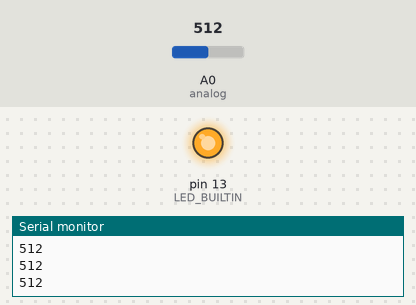
Recording of a sketch running on a simulated Arduino Uno, built with avr-gcc and run on an emulated ATmega328P. Parts: output pins drawn as LEDs (lit = HIGH), the last lines printed to the serial monitor. Inputs (shaded band) come from the test bench; at power-on: A0 (analog) = 512.

Above: at 1.2 s.
1.3 s: A0 (analog) set to 736
2.8 s: A0 (analog) set to 767
At 3.6 s:
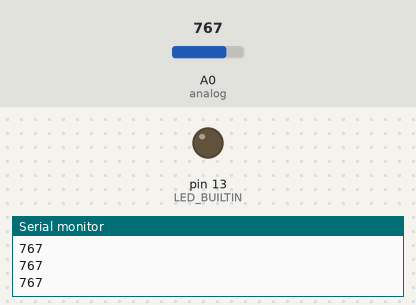
4.4 s: A0 (analog) set to 743
At 5.0 s:
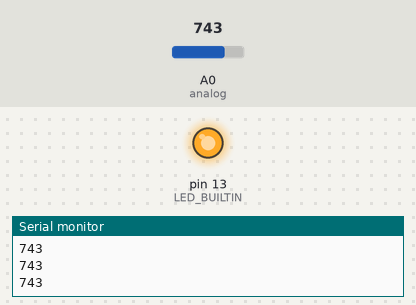
6.0 s: A0 (analog) set to 763
At 6.4 s:
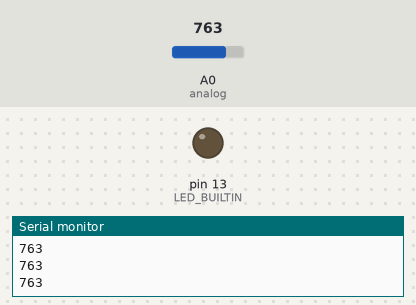
Timing chart, 0 to 8.6 s (numbered marks = the images above; inputs shaded):
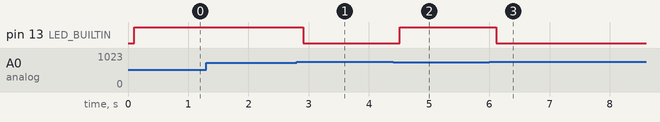

The sketch:

adc.ino
```cpp
int analog = A0;
int data = 0;
void setup() {
  // put your setup code here, to run once:
 Serial.begin(9600);
 pinMode(LED_BUILTIN, OUTPUT);
}

void loop() {
  // put your main code here, to run repeatedly:
  data = analogRead(analog);
  Serial.println(data);
  delay(100);
  if(data <= 753 )
  {
   digitalWrite(LED_BUILTIN, HIGH);   // turn the LED on (HIGH is the voltage level)
  }
  else
  {
     digitalWrite(LED_BUILTIN, LOW);
  }
}
```

Measured:
- the behaviour switches between 753 and 754 on A0 (analog) (found by bisection; images 0 and 1)
- after the input at 2.8 s, pin 13 (LED_BUILTIN): HIGH → LOW after 0.11 s
- after the input at 4.4 s, pin 13 (LED_BUILTIN): LOW → HIGH after 0.11 s
- after the input at 6.0 s, pin 13 (LED_BUILTIN): HIGH → LOW after 0.12 s
